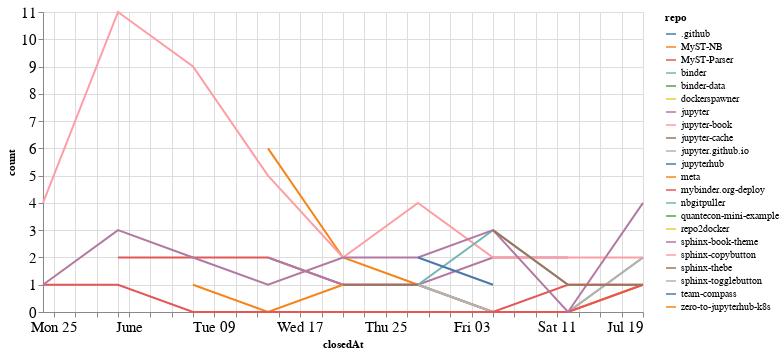

The notebook cell this image was saved under:
### Code cell
closed_by_time = closed_by.groupby('repo').resample('W', on='closedAt').count()['author'].reset_index()
closed_by_time = closed_by_time.rename(columns={'author': 'count'})

alt.Chart(closed_by_time, width=600).mark_line().encode(
    x='closedAt',
    y='count',
    color='repo',
    tooltip="repo"
)

### Figure 1 — Vega-Lite specification as saved in the notebook (floating-point values rounded to 4 significant figures)
{"config": {"axisLeft": {"labelFontSize": 15}, "axisBottom": {"labelFontSize": 15}}, "data": {"name": "data-c1523da8f9c4bc9d78d11f858bb12c81"}, "mark": "line", "encoding": {"color": {"type": "nominal", "field": "repo"}, "tooltip": {"type": "nominal", "field": "repo"}, "x": {"type": "temporal", "field": "closedAt"}, "y": {"type": "quantitative", "field": "count"}}, "width": 600, "$schema": "https://vega.github.io/schema/vega-lite/v4.8.1.json", "datasets": {"data-c1523da8f9c4bc9d78d11f858bb12c81": [{"repo": ".github", "closedAt": "2020-07-05T00:00:00", "count": 1}, {"repo": "MyST-NB", "closedAt": "2020-06-14T00:00:00", "count": 6}, {"repo": "MyST-NB", "closedAt": "2020-06-21T00:00:00", "count": 2}, {"repo": "MyST-NB", "closedAt": "2020-06-28T00:00:00", "count": 1}, {"repo": "MyST-NB", "closedAt": "2020-07-05T00:00:00", "count": 0}, {"repo": "MyST-NB", "closedAt": "2020-07-12T00:00:00", "count": 0}, {"repo": "MyST-NB", "closedAt": "2020-07-19T00:00:00", "count": 1}, {"repo": "MyST-Parser", "closedAt": "2020-05-31T00:00:00", "count": 2}, {"repo": "MyST-Parser", "closedAt": "2020-06-07T00:00:00", "count": 2}, {"repo": "MyST-Parser", "closedAt": "2020-06-14T00:00:00", "count": 2}, {"repo": "MyST-Parser", "closedAt": "2020-06-21T00:00:00", "count": 1}, {"repo": "MyST-Parser", "closedAt": "2020-06-28T00:00:00", "count": 1}, {"repo": "MyST-Parser", "closedAt": "2020-07-05T00:00:00", "count": 0}, {"repo": "MyST-Parser", "closedAt": "2020-07-12T00:00:00", "count": 1}, {"repo": "MyST-Parser", "closedAt": "2020-07-19T00:00:00", "count": 1}, {"repo": "binder", "closedAt": "2020-06-28T00:00:00", "count": 1}, {"repo": "binder", "closedAt": "2020-07-05T00:00:00", "count": 0}, {"repo": "binder", "closedAt": "2020-07-12T00:00:00", "count": 0}, {"repo": "binder", "closedAt": "2020-07-19T00:00:00", "count": 2}, {"repo": "binder-data", "closedAt": "2020-06-21T00:00:00", "count": 1}, {"repo": "dockerspawner", "closedAt": "2020-06-28T00:00:00", "count": 2}, {"repo": "jupyter", "closedAt": "2020-06-14T00:00:00", "count": 2}, {"repo": "jupyter", "closedAt": "2020-06-21T00:00:00", "count": 1}, {"repo": "jupyter", "closedAt": "2020-06-28T00:00:00", "count": 1}, {"repo": "jupyter", "closedAt": "2020-07-05T00:00:00", "count": 2}, {"repo": "jupyter", "closedAt": "2020-07-12T00:00:00", "count": 2}, {"repo": "jupyter-book", "closedAt": "2020-05-24T00:00:00", "count": 4}, {"repo": "jupyter-book", "closedAt": "2020-05-31T00:00:00", "count": 11}, {"repo": "jupyter-book", "closedAt": "2020-06-07T00:00:00", "count": 9}, {"repo": "jupyter-book", "closedAt": "2020-06-14T00:00:00", "count": 5}, {"repo": "jupyter-book", "closedAt": "2020-06-21T00:00:00", "count": 2}, {"repo": "jupyter-book", "closedAt": "2020-06-28T00:00:00", "count": 4}, {"repo": "jupyter-book", "closedAt": "2020-07-05T00:00:00", "count": 2}, {"repo": "jupyter-book", "closedAt": "2020-07-12T00:00:00", "count": 2}, {"repo": "jupyter-book", "closedAt": "2020-07-19T00:00:00", "count": 2}, {"repo": "jupyter-cache", "closedAt": "2020-06-21T00:00:00", "count": 1}, {"repo": "jupyter-cache", "closedAt": "2020-06-28T00:00:00", "count": 1}, {"repo": "jupyter.github.io", "closedAt": "2020-06-28T00:00:00", "count": 1}, {"repo": "jupyter.github.io", "closedAt": "2020-07-05T00:00:00", "count": 0}, {"repo": "jupyter.github.io", "closedAt": "2020-07-12T00:00:00", "count": 0}, {"repo": "jupyter.github.io", "closedAt": "2020-07-19T00:00:00", "count": 2}, {"repo": "jupyterhub", "closedAt": "2020-07-12T00:00:00", "count": 1}, {"repo": "meta", "closedAt": "2020-06-07T00:00:00", "count": 1}, {"repo": "meta", "closedAt": "2020-06-14T00:00:00", "count": 0}, {"repo": "meta", "closedAt": "2020-06-21T00:00:00", "count": 1}, {"repo": "mybinder.org-deploy", "closedAt": "2020-05-24T00:00:00", "count": 1}, {"repo": "mybinder.org-deploy", "closedAt": "2020-05-31T00:00:00", "count": 1}, {"repo": "mybinder.org-deploy", "closedAt": "2020-06-07T00:00:00", "count": 0}, {"repo": "mybinder.org-deploy", "closedAt": "2020-06-14T00:00:00", "count": 0}, {"repo": "mybinder.org-deploy", "closedAt": "2020-06-21T00:00:00", "count": 0}, {"repo": "mybinder.org-deploy", "closedAt": "2020-06-28T00:00:00", "count": 0}, {"repo": "mybinder.org-deploy", "closedAt": "2020-07-05T00:00:00", "count": 0}, {"repo": "mybinder.org-deploy", "closedAt": "2020-07-12T00:00:00", "count": 0}, {"repo": "mybinder.org-deploy", "closedAt": "2020-07-19T00:00:00", "count": 1}, {"repo": "nbgitpuller", "closedAt": "2020-06-28T00:00:00", "count": 1}, {"repo": "nbgitpuller", "closedAt": "2020-07-05T00:00:00", "count": 3}, {"repo": "nbgitpuller", "closedAt": "2020-07-12T00:00:00", "count": 1}, {"repo": "quantecon-mini-example", "closedAt": "2020-06-21T00:00:00", "count": 1}, {"repo": "repo2docker", "closedAt": "2020-06-14T00:00:00", "count": 1}, {"repo": "sphinx-book-theme", "closedAt": "2020-05-24T00:00:00", "count": 1}, {"repo": "sphinx-book-theme", "closedAt": "2020-05-31T00:00:00", "count": 3}, {"repo": "sphinx-book-theme", "closedAt": "2020-06-07T00:00:00", "count": 2}, {"repo": "sphinx-book-theme", "closedAt": "2020-06-14T00:00:00", "count": 1}, {"repo": "sphinx-book-theme", "closedAt": "2020-06-21T00:00:00", "count": 2}, {"repo": "sphinx-book-theme", "closedAt": "2020-06-28T00:00:00", "count": 2}, {"repo": "sphinx-book-theme", "closedAt": "2020-07-05T00:00:00", "count": 3}, {"repo": "sphinx-book-theme", "closedAt": "2020-07-12T00:00:00", "count": 0}, {"repo": "sphinx-book-theme", "closedAt": "2020-07-19T00:00:00", "count": 4}, {"repo": "sphinx-copybutton", "closedAt": "2020-06-21T00:00:00", "count": 2}, {"repo": "sphinx-thebe", "closedAt": "2020-07-05T00:00:00", "count": 3}, {"repo": "sphinx-thebe", "closedAt": "2020-07-12T00:00:00", "count": 1}, {"repo": "sphinx-thebe", "closedAt": "2020-07-19T00:00:00", "count": 1}, {"repo": "sphinx-togglebutton", "closedAt": "2020-06-14T00:00:00", "count": 1}, {"repo": "team-compass", "closedAt": "2020-06-28T00:00:00", "count": 2}, {"repo": "team-compass", "closedAt": "2020-07-05T00:00:00", "count": 1}, {"repo": "zero-to-jupyterhub-k8s", "closedAt": "2020-07-05T00:00:00", "count": 1}]}}
